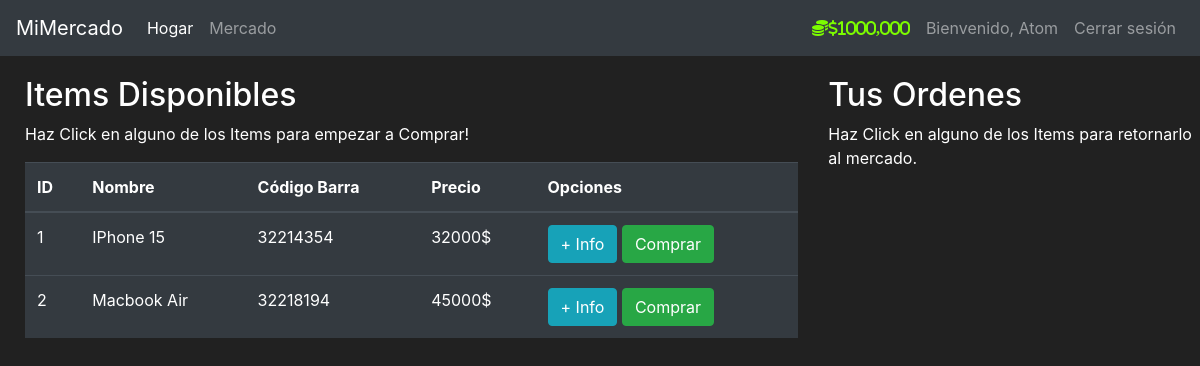
Page /mercado (signed in) on the earlier database version.
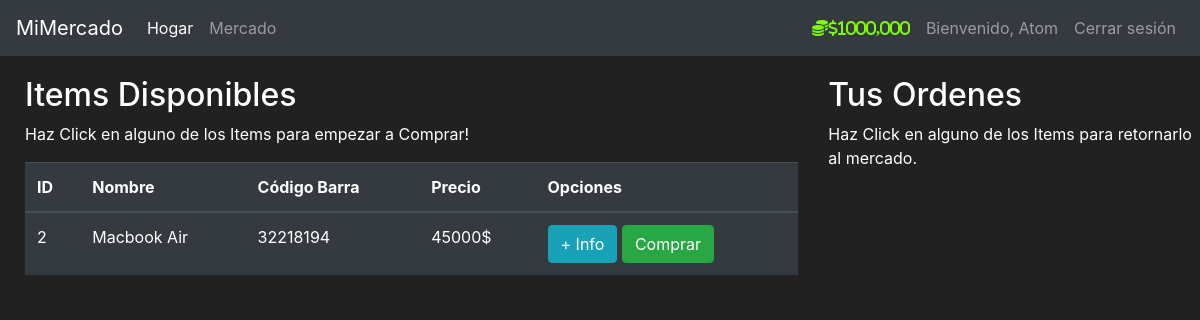
Same page on the later database version.
### market/models.py (models this page shows, shortened)
class User(db.Model, UserMixin):
    id = db.Column(db.Integer(), primary_key=True)
    username = db.Column(db.String(length=30), nullable=False, unique=True)
    email_address = db.Column(db.String(length=50), nullable=False, unique=True)
    password_hash = db.Column(db.String(length=60), nullable=False)
    budget = db.Column(db.Integer(), nullable=False, default=50000)
    items = db.relationship('Item', backref='owned_user', lazy=True)
    @property
    def prettier_budget(self):
        if len(str(self.budget)) >= 4:
            return f'{str(self.budget)[:-3]},{str(self.budget)[-3:]}'
        else:
            return f"{self.budget}"
    @property
    def password(self):
        return self.password

class Item(db.Model):
    id = db.Column(db.Integer(), primary_key=True)
    name = db.Column(db.String(length=30), nullable=False, unique=True)
    price = db.Column(db.Integer(), nullable=False)
    barcode = db.Column(db.String(length=12), nullable=False, unique=True)
    description = db.Column(db.String(length=1024), nullable=False, unique=True)
    owner = db.Column(db.Integer(), db.ForeignKey('user.id'))

### market/routes.py (the view, shortened to what this page needs)
@app.route('/mercado',  methods=['GET', 'POST'])
@login_required
def market_page():
    purchase_form = PurchaseItemForm()
    if request.method == "GET":
        items = Item.query.filter_by(owner=None)
        return render_template('market.html', items=items, purchase_form=purchase_form)

### market/models.py (called while the page is built)
@login_manager.user_loader
def load_user(user_id):
    return User.query.get(int(user_id))

### market/templates/market.html (shortened to what this page needs)
{% extends 'base.html' %}
{% block content %}
<div class="row" style="margin-top: 20px; margin-left: 10px;">
  <div class="col-8">
    <h2>Items Disponibles</h2>
    <p>Haz Click en alguno de los Items para empezar a Comprar!</p>
    <table class="table table-hover table-dark">
      <thead>
      <tr>
        <th scope="col">ID</th>
        <th scope="col">Nombre</th>
        <th scope="col">Código Barra</th>
        <th scope="col">Precio</th>
        <th scope="col">Opciones</th>
      </tr>
      </thead>
      <tbody>
      {% for item in items %}
      <tr>
        <td>{{ item.id }}</td>
        <td>{{ item.name }}</td>
        <td>{{ item.barcode }}</td>
        <td>{{ item.price }}$</td>
        <td>
          <button class="btn btn-outline btn-info" data-toggle="modal" data-target="#Modal-MoreInfo-{{ item.id }}">+ Info</button>
          <button class="btn btn-outline btn-success" data-toggle="modal" data-target="#Modal-PurchaseConfirm-{{ item.id}}">Comprar</button>
        </td>
      </tr>
      {% endfor %}
      </tbody>
    </table>
  </div>
  <div class="col-4">
    <h2>Tus Ordenes</h2>
    <p>Haz Click en alguno de los Items para retornarlo al mercado.</p>
    <br>
  </div>
</div>
{% endblock %}

### market/templates/base.html (shortened to what this page needs)
<!doctype html>
<html lang="en">
<head>
  <link rel="stylesheet" href="https://cdn.jsdelivr.net/npm/bootstrap@4.5.3/dist/css/bootstrap.min.css">
</head>
<body>
  <nav class="navbar navbar-expand-md navbar-dark bg-dark">
    <a class="navbar-brand" href="#">MiMercado</a>
    <div class="collapse navbar-collapse" id="navbarNav">
      <ul class="navbar-nav mr-auto">
        <li class="nav-item active">
          <a class="nav-link" href="{{ url_for('home_page') }}">Hogar <span class="sr-only">(current)</span></a>
        </li>
        <li class="nav-item">
          <a class="nav-link" href="{{ url_for('market_page') }}">Mercado</a>
        </li>
      </ul>
      {% if current_user.is_authenticated %}
      <ul class="navbar-nav">
        <li class="nav-item">
          <a class="nav-link" style="color: lawngreen; font-weight: bold">
            <i class="fas fa-coins"><super>$</super>{{ current_user.prettier_budget }}</i>
          </a>
        </li>
        <li class="nav-item">
          <a class="nav-link">Bienvenido, {{ current_user.username }}</a>
        </li>
        <li class="nav-item">
          <a class="nav-link" href=" {{ url_for('logout_page') }} ">Cerrar sesión</a>
        </li>
      </ul>
      {% endif %}
    </div>
  </nav>
  {% block content %}
  {% endblock %}
</body>
</html>

### market/templates/base.html (style rules this page uses)
body { background-color: #212121; color: white }

Differences in the rows shown:
no longer on this page (row edited): Item: id "1", name "IPhone 15", barcode "32214354", price "32000"
